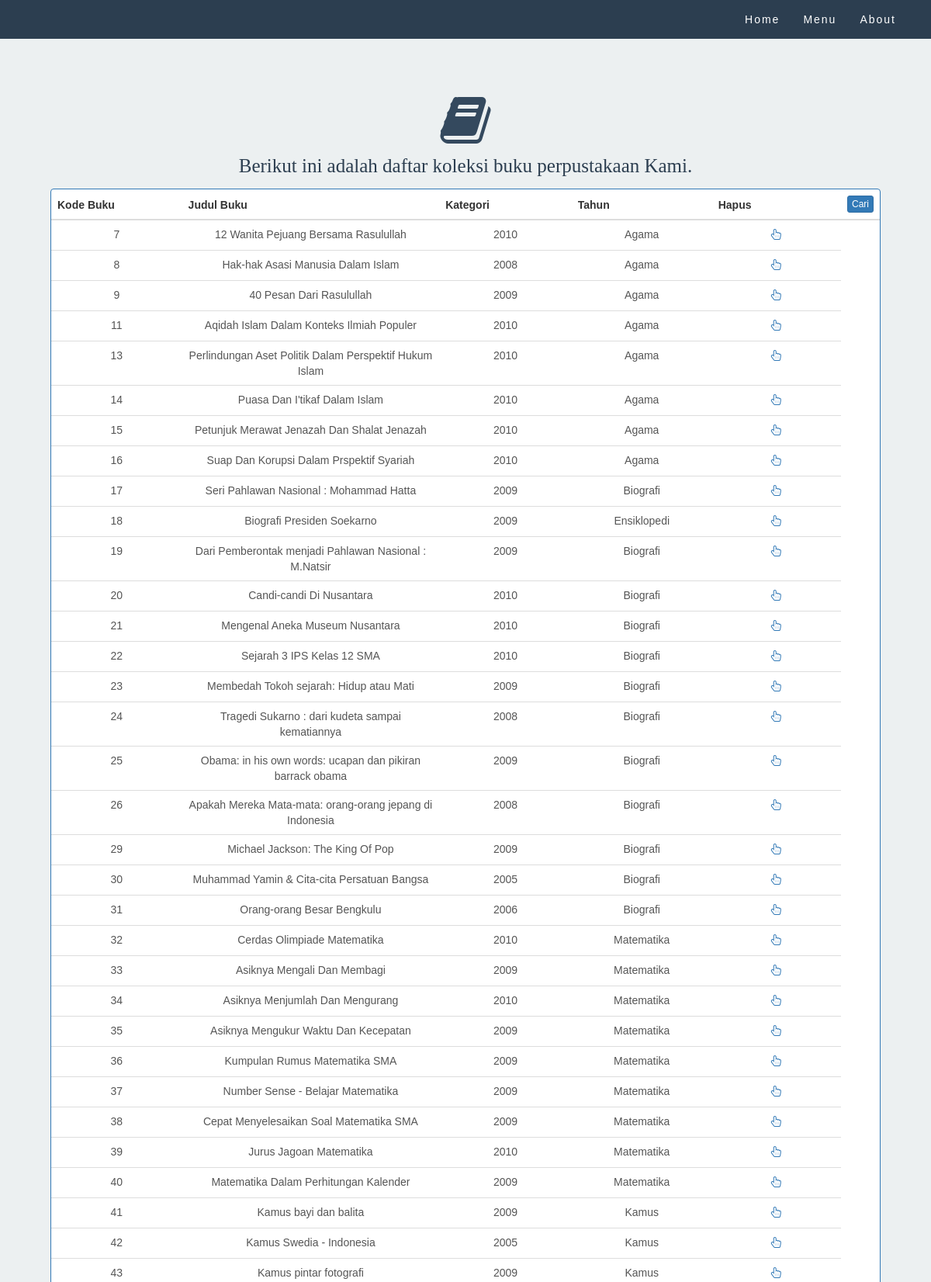
/landing/TESTkobuk-mod.php (upper part), run on the app's committed database.
### tables this page shows
CREATE TABLE `data_buku` (
  `NO` int(5) NOT NULL,
  `JUDUL` varchar(60) NOT NULL,
  `SINOPSIS` text NOT NULL,
  `PENGARANG` varchar(40) NOT NULL,
  `PENERBIT` varchar(40) NOT NULL,
  `TAHUN` int(4) NOT NULL,
  `KATEGORI` char(12) NOT NULL,
  `CODE` varchar(10) NOT NULL,
  `STATUS` char(9) NOT NULL
);

### landing/TESTkobuk-mod.php (the view, shortened to what this page needs)
<!DOCTYPE html>
<html lang="en">
  <head>
    <link href="../framework/bootstrap/css/bootstrap.min.css" rel="stylesheet">
    <link rel="stylesheet" type="text/css" href="css/default.css">
    <link rel="stylesheet" type="text/css" href="fontawesome/css/font-awesome.min.css">
  </head>
  <body>
     <nav class="navbar navbar-default">
       <div class="container">
        <div class="collapse navbar-collapse" id="myNavbar">
          <ul class="nav navbar-nav navbar-right">
          <li><a href="index.html">Home</a></li>
          <li><a href="#">Menu</a></li>
          <li><a href="#">About</a></li>
          </ul>
        </div>
       </div>
     </nav>
      <div class="container-fluid content text-center">
        <div class="row">
          <a href="#" class="set-glyph"><span class="fa fa-book fa-5x" style="margin-top:40px;"></span></a>
            <h4>Berikut ini adalah daftar koleksi buku perpustakaan Kami.</h4>
        <div class="panel panel-primary filterable">
            <table class="table">
                <thead>
                    <tr class="filters">
                        <th><input type="text" class="form-control" placeholder="Kode Buku" disabled></th>
                        <th><input type="text" class="form-control" placeholder="Judul Buku" disabled></th>
                        <th><input type="text" class="form-control" placeholder="Kategori" disabled></th>
                        <th><input type="text" class="form-control" placeholder="Tahun" disabled></th>
                        <th><input type="text" class="form-control" placeholder="Hapus" disabled></th>
                        <th><button class="btn btn-primary btn-xs btn-filter pull-right">Cari</button></th>
                    </tr>
                </thead>
                <tbody>
                <?php
                include "php/login.php";
                ?>
                <?php
                  $view = "SELECT * FROM data_buku";
                  $viewquery= mysqli_query($login, $view);
                  while($jadi = mysqli_fetch_array($viewquery))
                  {
                ?>
                         <tr>
                        <td><?php echo $jadi['NO']; ?></td>
                        <td><?php echo $jadi['JUDUL']; ?></td>
                        <td><?php echo $jadi['TAHUN']; ?></td>
                        <td><?php echo $jadi['KATEGORI']; ?></td>
                        <td><a href="../admin/edt-pust.php?no_urut=<?php echo $jadi['no_urut']; ?>"><label class="fa fa-hand-pointer-o fa-1x"></label></a></td>
                         </tr>
                <?php
                  }
                ?>
                </tbody>
            </table>
        </div>
    </div>
</div>
  </body>
</html>

### landing/css/default.css (style rules this page uses)
html, body, footer { font-family: 'Raleway', sans-serif; }
.container-fluid { padding-top: 120px; padding-bottom: 100px; height: 660px; }
.container-fluid h4 { font-family: 'KG3'; font-size: 25px; color: #2C3E50; }
.content { padding:80px; background-color: #ecf0f1; color: #555555; height: auto; }
.row .set-glyph { color: #34495e; }
.navbar { position: fixed; width:100%; border: 0px; border-radius: 0; margin-bottom: 0px; font-size: 14px; letter-spacing: 2px; background-color: #2c3e50; }
.navbar .container #myNavbar .navbar-nav li a { color: #ffffff; }

### landing/TESTkobuk-mod.php (style rules this page uses)
.filterable { margin-top: 15px; }
.filterable .filters input[disabled] { background-color: transparent; border: none; cursor: auto; box-shadow: none; padding: 0; height: auto; }

### data on the page
data_buku: NO "7", JUDUL "12 Wanita Pejuang Bersama Rasulullah", TAHUN "2010", KATEGORI "Agama"
data_buku: NO "8", JUDUL "Hak-hak Asasi Manusia Dalam Islam", TAHUN "2008", KATEGORI "Agama"
data_buku: NO "9", JUDUL "40 Pesan Dari Rasulullah", TAHUN "2009", KATEGORI "Agama"
data_buku: NO "11", JUDUL "Aqidah Islam Dalam Konteks Ilmiah Populer", TAHUN "2010", KATEGORI "Agama"
data_buku: NO "13", JUDUL "Perlindungan Aset Politik Dalam Perspektif Hukum Islam", TAHUN "2010", KATEGORI "Agama"
data_buku: NO "14", JUDUL "Puasa Dan I'tikaf Dalam Islam", TAHUN "2010", KATEGORI "Agama"
data_buku: NO "15", JUDUL "Petunjuk Merawat Jenazah Dan Shalat Jenazah", TAHUN "2010", KATEGORI "Agama"
data_buku: NO "16", JUDUL "Suap Dan Korupsi Dalam Prspektif Syariah", TAHUN "2010", KATEGORI "Agama"
data_buku: NO "17", JUDUL "Seri Pahlawan Nasional : Mohammad Hatta", TAHUN "2009", KATEGORI "Biografi"
data_buku: NO "18", JUDUL "Biografi Presiden Soekarno", TAHUN "2009", KATEGORI "Ensiklopedi"
data_buku: NO "19", JUDUL "Dari Pemberontak menjadi Pahlawan Nasional : M.Natsir", TAHUN "2009", KATEGORI "Biografi"
data_buku: NO "20", JUDUL "Candi-candi Di Nusantara", TAHUN "2010", KATEGORI "Biografi"
data_buku: NO "21", JUDUL "Mengenal Aneka Museum Nusantara", TAHUN "2010", KATEGORI "Biografi"
data_buku: NO "22", JUDUL "Sejarah 3 IPS Kelas 12 SMA", TAHUN "2010", KATEGORI "Biografi"
data_buku: NO "23", JUDUL "Membedah Tokoh sejarah: Hidup atau Mati", TAHUN "2009", KATEGORI "Biografi"
data_buku: NO "24", JUDUL "Tragedi Sukarno : dari kudeta sampai kematiannya", TAHUN "2008", KATEGORI "Biografi"
data_buku: NO "25", JUDUL "Obama: in his own words: ucapan dan pikiran barrack obama", TAHUN "2009", KATEGORI "Biografi"
data_buku: NO "26", JUDUL "Apakah Mereka Mata-mata: orang-orang jepang di Indonesia", TAHUN "2008", KATEGORI "Biografi"
data_buku: NO "29", JUDUL "Michael Jackson: The King Of Pop", TAHUN "2009", KATEGORI "Biografi"
data_buku: NO "30", JUDUL "Muhammad Yamin & Cita-cita Persatuan Bangsa", TAHUN "2005", KATEGORI "Biografi"
data_buku: NO "31", JUDUL "Orang-orang Besar Bengkulu", TAHUN "2006", KATEGORI "Biografi"
data_buku: NO "32", JUDUL "Cerdas Olimpiade Matematika", TAHUN "2010", KATEGORI "Matematika"
data_buku: NO "33", JUDUL "Asiknya Mengali Dan Membagi", TAHUN "2009", KATEGORI "Matematika"
data_buku: NO "34", JUDUL "Asiknya Menjumlah Dan Mengurang", TAHUN "2010", KATEGORI "Matematika"
data_buku: NO "35", JUDUL "Asiknya Mengukur Waktu Dan Kecepatan", TAHUN "2009", KATEGORI "Matematika"
data_buku: NO "36", JUDUL "Kumpulan Rumus Matematika SMA", TAHUN "2009", KATEGORI "Matematika"
data_buku: NO "37", JUDUL "Number Sense - Belajar Matematika", TAHUN "2009", KATEGORI "Matematika"
data_buku: NO "38", JUDUL "Cepat Menyelesaikan Soal Matematika SMA", TAHUN "2009", KATEGORI "Matematika"
data_buku: NO "39", JUDUL "Jurus Jagoan Matematika", TAHUN "2010", KATEGORI "Matematika"
data_buku: NO "40", JUDUL "Matematika Dalam Perhitungan Kalender", TAHUN "2009", KATEGORI "Matematika"
data_buku: NO "41", JUDUL "Kamus bayi dan balita", TAHUN "2009", KATEGORI "Kamus"
data_buku: NO "42", JUDUL "Kamus Swedia - Indonesia", TAHUN "2005", KATEGORI "Kamus"
data_buku: NO "43", JUDUL "Kamus pintar fotografi", TAHUN "2009", KATEGORI "Kamus"
